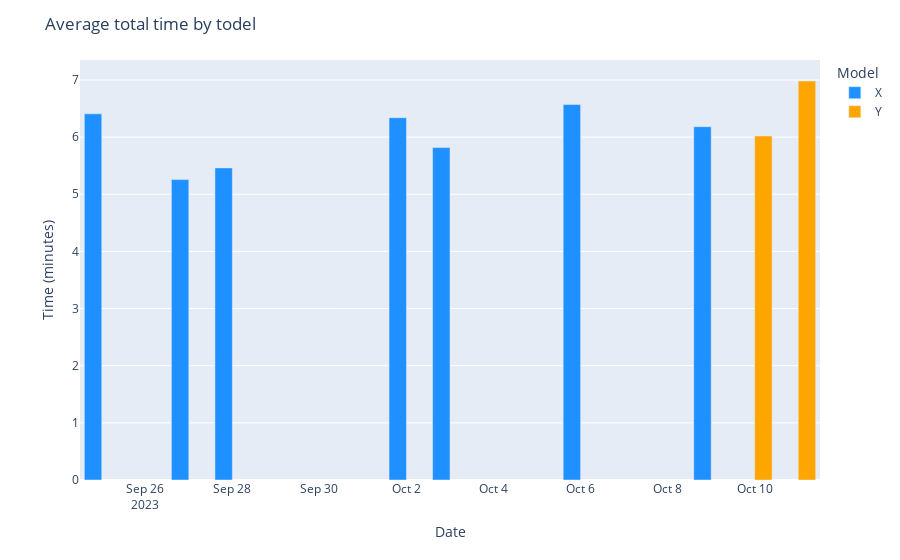
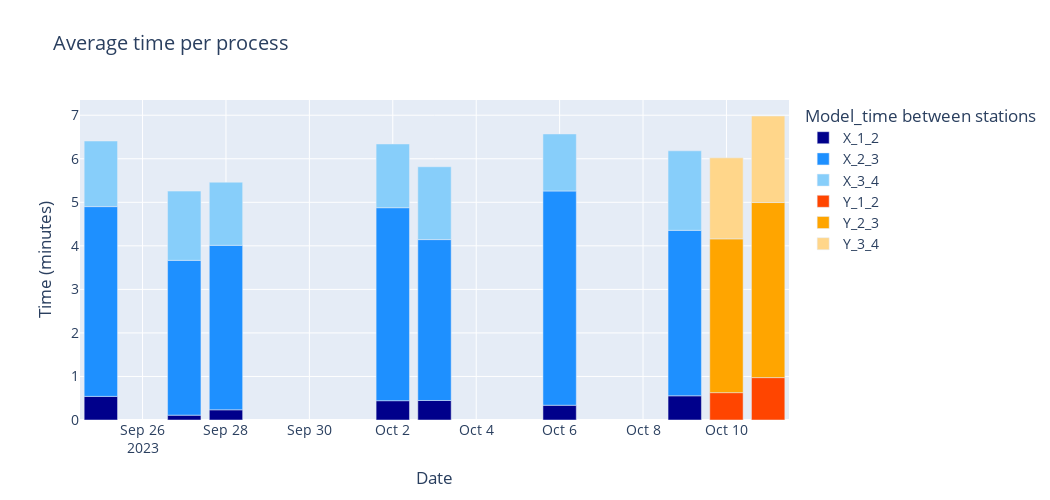

Write notebook code for charts like these, in order.
### Code cell
def plot_time_in_station_days(df):
    #display(df)
    
    color_discrete_map_ = {"Y": 'orange',
                          "X": 'dodgerblue',
                          "Z": 'limegreen'
                          }


    # Create a bar plot for each model
    #df['med_total_time'] = df['med_total_time'].astype(int)
    fig1 = px.bar(df, x='date', y='total_time', 
                 color='model', 
                 color_discrete_map = color_discrete_map_,
                 barmode='group')

    # Update layout for better visualization

    fig1.update_layout(
        title='Average total time by todel',
        xaxis_title='Date',
        yaxis_title='Time (minutes)',
        legend_title='Model',
        barmode='group'
    )


    # Show the plot
    fig1.show()



    melted_df = pd.melt(df, id_vars=['date','model','total_time'], value_vars=['_1_2','_2_3','_3_4'],var_name='time_bet', value_name='time')    
    melted_df['color'] = melted_df['model'] + melted_df['time_bet']
    color_discrete_map = {"Y_1_2": 'orangered',
                          "Y_2_3": 'orange', 
                          "Y_3_4": '#FFD68A',
                          
                          "X_1_2": 'darkblue',
                          "X_2_3":'dodgerblue',
                          "X_3_4": 'lightskyblue',

                          "Z_1_2": 'forestgreen',
                          "Z_2_3": 'limegreen', 
                          "Z_3_4": 'lightgreen',}
    


    combined_df = pd.DataFrame()

    #
    for model in melted_df['model'].unique():
        df_model = melted_df[melted_df['model'] == model]
        combined_df = pd.concat([combined_df, df_model], ignore_index=True)

    # Create a bar plot for all models
    fig = px.bar(combined_df, x='date', y='time',
                color='color',
                labels={'time': 'Time (minutes)'},
                color_discrete_map=color_discrete_map,
                title='Average time per process')

    # Set your desired date range for x-axis


    # Update layout for better visualization
    fig.update_layout(
        xaxis_title='Date',
        yaxis_title='Time (minutes)',
        legend_title='Model_time between stations',
    )

    fig.update_xaxes(showgrid=True) 
    fig.update_layout(font=dict(size=14))
    fig.update_layout(width=1050, height = 500) 
    if save:
        fig.write_image("images/avg_time_" + dataset + "_all_days" + ".pdf")


    # Show the combined plot
    fig.show()
save = 1
plot_time_in_station_days(df_all_med)

### Figure 1 — Plotly figure (JSON) as saved in the notebook; plotly's stock layout.template omitted (floating-point values rounded to 4 significant figures)
{"data": [{"alignmentgroup": "True", "hovertemplate": "model=X<br>date=%{x}<br>total_time=%{y}<extra></extra>", "legendgroup": "X", "marker": {"color": "dodgerblue", "pattern": {"shape": ""}}, "name": "X", "offsetgroup": "X", "orientation": "v", "showlegend": true, "textposition": "auto", "type": "bar", "x": ["2023-09-25", "2023-09-27", "2023-09-28", "2023-10-02", "2023-10-03", "2023-10-06", "2023-10-09"], "xaxis": "x", "y": [6.408, 5.257, 5.461, 6.339, 5.817, 6.569, 6.183], "yaxis": "y"}, {"alignmentgroup": "True", "hovertemplate": "model=Y<br>date=%{x}<br>total_time=%{y}<extra></extra>", "legendgroup": "Y", "marker": {"color": "orange", "pattern": {"shape": ""}}, "name": "Y", "offsetgroup": "Y", "orientation": "v", "showlegend": true, "textposition": "auto", "type": "bar", "x": ["2023-10-10", "2023-10-11"], "xaxis": "x", "y": [6.021, 6.982], "yaxis": "y"}], "layout": {"barmode": "group", "legend": {"title": {"text": "Model"}, "tracegroupgap": 0}, "margin": {"t": 60}, "title": {"text": "Average total time by todel"}, "xaxis": {"anchor": "y", "domain": [0, 1], "title": {"text": "Date"}}, "yaxis": {"anchor": "x", "domain": [0, 1], "title": {"text": "Time (minutes)"}}}}

### Figure 2 — Plotly figure (JSON) as saved in the notebook; plotly's stock layout.template omitted (floating-point values rounded to 4 significant figures)
{"data": [{"alignmentgroup": "True", "hovertemplate": "color=X_1_2<br>date=%{x}<br>Time (minutes)=%{y}<extra></extra>", "legendgroup": "X_1_2", "marker": {"color": "darkblue", "pattern": {"shape": ""}}, "name": "X_1_2", "offsetgroup": "X_1_2", "orientation": "v", "showlegend": true, "textposition": "auto", "type": "bar", "x": ["2023-09-25", "2023-09-27", "2023-09-28", "2023-10-02", "2023-10-03", "2023-10-06", "2023-10-09"], "xaxis": "x", "y": [0.5425, 0.1115, 0.2341, 0.4434, 0.448, 0.3389, 0.5556], "yaxis": "y"}, {"alignmentgroup": "True", "hovertemplate": "color=X_2_3<br>date=%{x}<br>Time (minutes)=%{y}<extra></extra>", "legendgroup": "X_2_3", "marker": {"color": "dodgerblue", "pattern": {"shape": ""}}, "name": "X_2_3", "offsetgroup": "X_2_3", "orientation": "v", "showlegend": true, "textposition": "auto", "type": "bar", "x": ["2023-09-25", "2023-09-27", "2023-09-28", "2023-10-02", "2023-10-03", "2023-10-06", "2023-10-09"], "xaxis": "x", "y": [4.359, 3.555, 3.777, 4.433, 3.696, 4.921, 3.8], "yaxis": "y"}, {"alignmentgroup": "True", "hovertemplate": "color=X_3_4<br>date=%{x}<br>Time (minutes)=%{y}<extra></extra>", "legendgroup": "X_3_4", "marker": {"color": "lightskyblue", "pattern": {"shape": ""}}, "name": "X_3_4", "offsetgroup": "X_3_4", "orientation": "v", "showlegend": true, "textposition": "auto", "type": "bar", "x": ["2023-09-25", "2023-09-27", "2023-09-28", "2023-10-02", "2023-10-03", "2023-10-06", "2023-10-09"], "xaxis": "x", "y": [1.506, 1.59, 1.45, 1.463, 1.673, 1.31, 1.827], "yaxis": "y"}, {"alignmentgroup": "True", "hovertemplate": "color=Y_1_2<br>date=%{x}<br>Time (minutes)=%{y}<extra></extra>", "legendgroup": "Y_1_2", "marker": {"color": "orangered", "pattern": {"shape": ""}}, "name": "Y_1_2", "offsetgroup": "Y_1_2", "orientation": "v", "showlegend": true, "textposition": "auto", "type": "bar", "x": ["2023-10-10", "2023-10-11"], "xaxis": "x", "y": [0.6283, 0.9736], "yaxis": "y"}, {"alignmentgroup": "True", "hovertemplate": "color=Y_2_3<br>date=%{x}<br>Time (minutes)=%{y}<extra></extra>", "legendgroup": "Y_2_3", "marker": {"color": "orange", "pattern": {"shape": ""}}, "name": "Y_2_3", "offsetgroup": "Y_2_3", "orientation": "v", "showlegend": true, "textposition": "auto", "type": "bar", "x": ["2023-10-10", "2023-10-11"], "xaxis": "x", "y": [3.532, 4.021], "yaxis": "y"}, {"alignmentgroup": "True", "hovertemplate": "color=Y_3_4<br>date=%{x}<br>Time (minutes)=%{y}<extra></extra>", "legendgroup": "Y_3_4", "marker": {"color": "#FFD68A", "pattern": {"shape": ""}}, "name": "Y_3_4", "offsetgroup": "Y_3_4", "orientation": "v", "showlegend": true, "textposition": "auto", "type": "bar", "x": ["2023-10-10", "2023-10-11"], "xaxis": "x", "y": [1.86, 1.988], "yaxis": "y"}], "layout": {"barmode": "relative", "font": {"size": 14}, "height": 500, "legend": {"title": {"text": "Model_time between stations"}, "tracegroupgap": 0}, "title": {"text": "Average time per process"}, "width": 1050, "xaxis": {"anchor": "y", "domain": [0, 1], "showgrid": true, "title": {"text": "Date"}}, "yaxis": {"anchor": "x", "domain": [0, 1], "title": {"text": "Time (minutes)"}}}}
